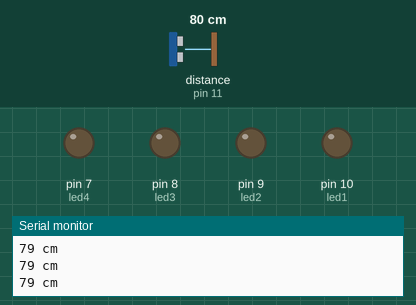
Recording of a sketch running on a simulated Arduino Uno, built with avr-gcc and run on an emulated ATmega328P. On the bench: output pins drawn as LEDs (lit = HIGH), the last lines printed to the serial monitor. Wiring (inferred from the names in the program): ultrasonic range finder: trigger pin 12; echo pin 11. The test bench sets the inputs (shaded band); at power-on: distance to the obstacle (sensor on pin 11) 80 cm. The echo pulse lasts 58.3 µs per cm; pins used as bus, display or sensor lines are not drawn.

Above: at 1.2 s.
1.3 s: distance to the obstacle (sensor on pin 11) set to 34 cm
4.3 s: distance to the obstacle (sensor on pin 11) set to 28 cm
At 4.8 s:
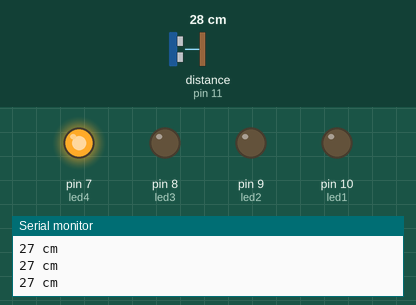
5.8 s: distance to the obstacle (sensor on pin 11) set to 2 cm
At 7.0 s:
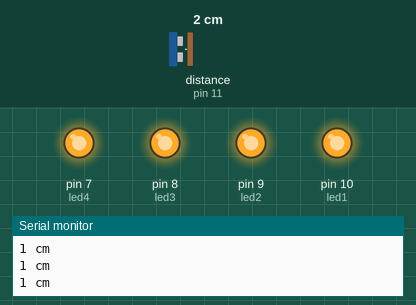
7.3 s: distance to the obstacle (sensor on pin 11) set to 5 cm
10.3 s: distance to the obstacle (sensor on pin 11) set to 8 cm
At 10.7 s:
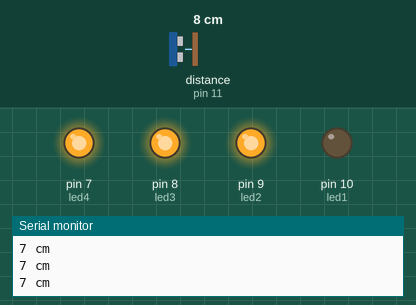
11.8 s: distance to the obstacle (sensor on pin 11) set to 4 cm
At 12.9 s:
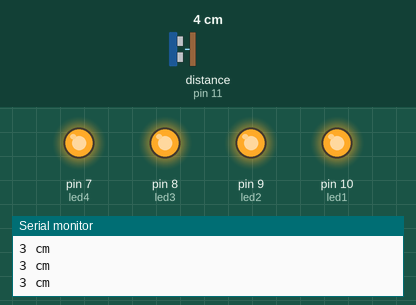
Timing chart, 0 to 14.3 s (numbered marks = the images above; inputs shaded):
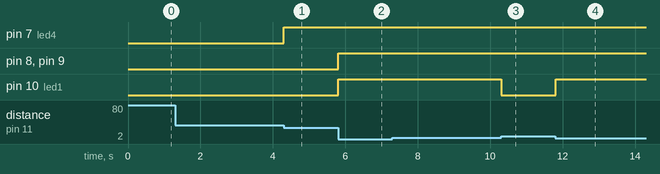

The sketch:

ULTRASONIK_DAN_LED.ino
```cpp
//Berikut nama anggotanya pak:
//-M.Mizan
//-Jea.M
//-saidina Usman
//-M.fahri
//-Rena.M
//-fany Arif.P
//-Ridho.A.W
//-Nabila
//-Fauji.R
#define led1 10//Membuat variabel LED ke-pin 10
#define led2 9
#define led3 8
#define led4 7
#define echoPin 11 //Membuat variabel Echo ke-pin 11
#define trigPin 12 //Membuat variabel Trig ke-pin 12
long duration, distance; //Membuat variabel untuk durasi dan jarak

void setup() {
  Serial.begin (9600); //Berfungsi untuk komunikasi serial dengan komputer
  pinMode(trigPin, OUTPUT); //Set varibel trigPin sebagai output
  pinMode(echoPin, INPUT); //Set variabel echoPin sebagai input
  pinMode(led1, OUTPUT); //Set variabel led sebagai output
  pinMode(led2, OUTPUT);
  pinMode(led3, OUTPUT);
  pinMode(led4, OUTPUT);
}

void loop() {
  //Program agar Trig mengirim sinyal ultrasonik
  digitalWrite(trigPin, LOW);
  delayMicroseconds(5);
  digitalWrite(trigPin, HIGH);
  delayMicroseconds(5);
  digitalWrite(trigPin, LOW);
  delayMicroseconds(5);

  duration = pulseIn(echoPin, HIGH); //Echo menerima sinyal ultrasonik
  distance = (duration/2)/29.1; //Rumus mengubah durasi menjadi jarak (cm)

  //Program jika jarak kurang dari 10 CM maka LED akan menyala
  if(distance<=5){
    digitalWrite(led1, HIGH);
  }else{
    digitalWrite(led1, LOW);
  }

 if(distance<=10){
    digitalWrite(led2, HIGH);
  }else{
    digitalWrite(led2, LOW);
  }

  if(distance<=20){
    digitalWrite(led3, HIGH);
  }else{
    digitalWrite(led3, LOW);
  }

  if(distance<=30){
    digitalWrite(led4, HIGH);
  }else{
    digitalWrite(led4, LOW);
  }
  //Meanmpilkan jarak di serial monitor dengan jeda 0.05 detik
  Serial.print(distance);
  Serial.println(" cm");
  delay(5);
}
```

Measured:
- the behaviour switches between 32 and 31 cm on distance to the obstacle (sensor on pin 11) (found by bisection; images 0 and 1)
- the behaviour switches between 6 and 7 cm on distance to the obstacle (sensor on pin 11) (found by bisection; images 2 and 3)
- after the input at 4.3 s, pin 7 (led4): LOW → HIGH at once
- after the input at 5.8 s, pin 8 (led3), pin 9 (led2), pin 10 (led1): LOW → HIGH at once
- after the input at 10.3 s, pin 10 (led1): HIGH → LOW at once
- after the input at 11.8 s, pin 10 (led1): LOW → HIGH at once
